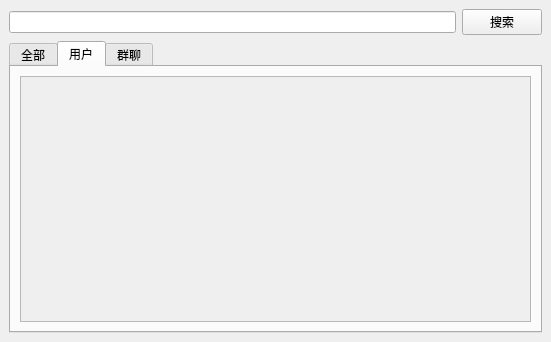
<?xml version="1.0" encoding="UTF-8"?>
<ui version="4.0">
 <class>SearchFriendPage</class>
 <widget class="QMainWindow" name="SearchFriendPage">
  <property name="geometry">
   <rect>
    <x>0</x>
    <y>0</y>
    <width>551</width>
    <height>342</height>
   </rect>
  </property>
  <property name="windowTitle">
   <string>全网搜索</string>
  </property>
  <property name="autoFillBackground">
   <bool>true</bool>
  </property>
  <widget class="QWidget" name="centralwidget">
   <layout class="QVBoxLayout" name="verticalLayout">
    <item>
     <layout class="QHBoxLayout" name="horizontalLayout">
      <item>
       <widget class="QLineEdit" name="search">
        <property name="text">
         <string/>
        </property>
       </widget>
      </item>
      <item>
       <widget class="QPushButton" name="searchBtn">
        <property name="text">
         <string>搜索</string>
        </property>
       </widget>
      </item>
     </layout>
    </item>
    <item>
     <widget class="QTabWidget" name="tabWidget">
      <property name="currentIndex">
       <number>1</number>
      </property>
      <widget class="QWidget" name="all">
       <property name="styleSheet">
        <string notr="true">color : rgb(242, 242, 242)</string>
       </property>
       <attribute name="title">
        <string>全部</string>
       </attribute>
       <layout class="QHBoxLayout" name="horizontalLayout_2">
        <item>
         <widget class="QScrollArea" name="scrollArea">
          <property name="styleSheet">
           <string notr="true">color : rgb(242, 242, 242)</string>
          </property>
          <property name="widgetResizable">
           <bool>true</bool>
          </property>
          <widget class="QWidget" name="lall">
           <property name="geometry">
            <rect>
             <x>0</x>
             <y>0</y>
             <width>507</width>
             <height>244</height>
            </rect>
           </property>
           <property name="styleSheet">
            <string notr="true">color : rgb(242, 242, 242)</string>
           </property>
           <layout class="QVBoxLayout" name="verticalLayout_4"/>
          </widget>
         </widget>
        </item>
       </layout>
      </widget>
      <widget class="QWidget" name="user">
       <property name="styleSheet">
        <string notr="true">color : rgb(242, 242, 242)</string>
       </property>
       <attribute name="title">
        <string>用户</string>
       </attribute>
       <layout class="QHBoxLayout" name="horizontalLayout_3">
        <item>
         <widget class="QScrollArea" name="scrollArea_3">
          <property name="styleSheet">
           <string notr="true">color : rgb(242, 242, 242)</string>
          </property>
          <property name="widgetResizable">
           <bool>true</bool>
          </property>
          <widget class="QWidget" name="lusr">
           <property name="geometry">
            <rect>
             <x>0</x>
             <y>0</y>
             <width>507</width>
             <height>244</height>
            </rect>
           </property>
           <property name="styleSheet">
            <string notr="true">color : rgb(242, 242, 242)</string>
           </property>
           <layout class="QVBoxLayout" name="verticalLayout_3"/>
          </widget>
         </widget>
        </item>
       </layout>
      </widget>
      <widget class="QWidget" name="group">
       <property name="styleSheet">
        <string notr="true">color : rgb(242, 242, 242)</string>
       </property>
       <attribute name="title">
        <string>群聊</string>
       </attribute>
       <layout class="QHBoxLayout" name="horizontalLayout_4">
        <item>
         <widget class="QScrollArea" name="scrollArea_2">
          <property name="styleSheet">
           <string notr="true">color : rgb(242, 242, 242)</string>
          </property>
          <property name="widgetResizable">
           <bool>true</bool>
          </property>
          <widget class="QWidget" name="lgroup">
           <property name="geometry">
            <rect>
             <x>0</x>
             <y>0</y>
             <width>507</width>
             <height>244</height>
            </rect>
           </property>
           <layout class="QVBoxLayout" name="verticalLayout_2"/>
          </widget>
         </widget>
        </item>
       </layout>
      </widget>
     </widget>
    </item>
   </layout>
  </widget>
 </widget>
 <resources/>
 <connections/>
</ui>
